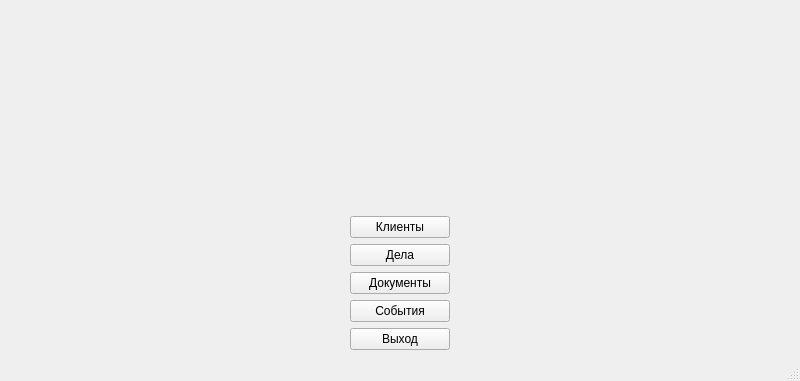
<?xml version="1.0" encoding="UTF-8"?>
<ui version="4.0">
 <class>MainWindow</class>
 <widget class="QMainWindow" name="MainWindow">
  <property name="geometry">
   <rect>
    <x>0</x>
    <y>0</y>
    <width>800</width>
    <height>381</height>
   </rect>
  </property>
  <property name="windowTitle">
   <string>MainWindow</string>
  </property>
  <widget class="QWidget" name="centralwidget">
   <layout class="QVBoxLayout" name="verticalLayout">
    <item>
     <widget class="QLabel" name="label">
      <property name="text">
       <string/>
      </property>
     </widget>
    </item>
    <item alignment="Qt::AlignHCenter">
     <widget class="QPushButton" name="buttonClients">
      <property name="minimumSize">
       <size>
        <width>100</width>
        <height>0</height>
       </size>
      </property>
      <property name="maximumSize">
       <size>
        <width>100</width>
        <height>16777215</height>
       </size>
      </property>
      <property name="text">
       <string>Клиенты</string>
      </property>
     </widget>
    </item>
    <item alignment="Qt::AlignHCenter">
     <widget class="QPushButton" name="buttonCases">
      <property name="minimumSize">
       <size>
        <width>100</width>
        <height>0</height>
       </size>
      </property>
      <property name="maximumSize">
       <size>
        <width>100</width>
        <height>16777215</height>
       </size>
      </property>
      <property name="text">
       <string>Дела</string>
      </property>
     </widget>
    </item>
    <item alignment="Qt::AlignHCenter">
     <widget class="QPushButton" name="buttonDocs">
      <property name="minimumSize">
       <size>
        <width>100</width>
        <height>0</height>
       </size>
      </property>
      <property name="maximumSize">
       <size>
        <width>100</width>
        <height>16777215</height>
       </size>
      </property>
      <property name="text">
       <string>Документы</string>
      </property>
     </widget>
    </item>
    <item alignment="Qt::AlignHCenter">
     <widget class="QPushButton" name="buttonTasks">
      <property name="minimumSize">
       <size>
        <width>100</width>
        <height>0</height>
       </size>
      </property>
      <property name="maximumSize">
       <size>
        <width>100</width>
        <height>16777215</height>
       </size>
      </property>
      <property name="text">
       <string>События</string>
      </property>
     </widget>
    </item>
    <item alignment="Qt::AlignHCenter">
     <widget class="QPushButton" name="pushButton">
      <property name="minimumSize">
       <size>
        <width>100</width>
        <height>0</height>
       </size>
      </property>
      <property name="maximumSize">
       <size>
        <width>100</width>
        <height>16777215</height>
       </size>
      </property>
      <property name="text">
       <string>Выход</string>
      </property>
     </widget>
    </item>
   </layout>
  </widget>
  <widget class="QMenuBar" name="menubar">
   <property name="geometry">
    <rect>
     <x>0</x>
     <y>0</y>
     <width>800</width>
     <height>21</height>
    </rect>
   </property>
  </widget>
  <widget class="QStatusBar" name="statusbar"/>
 </widget>
 <resources/>
 <connections/>
</ui>
